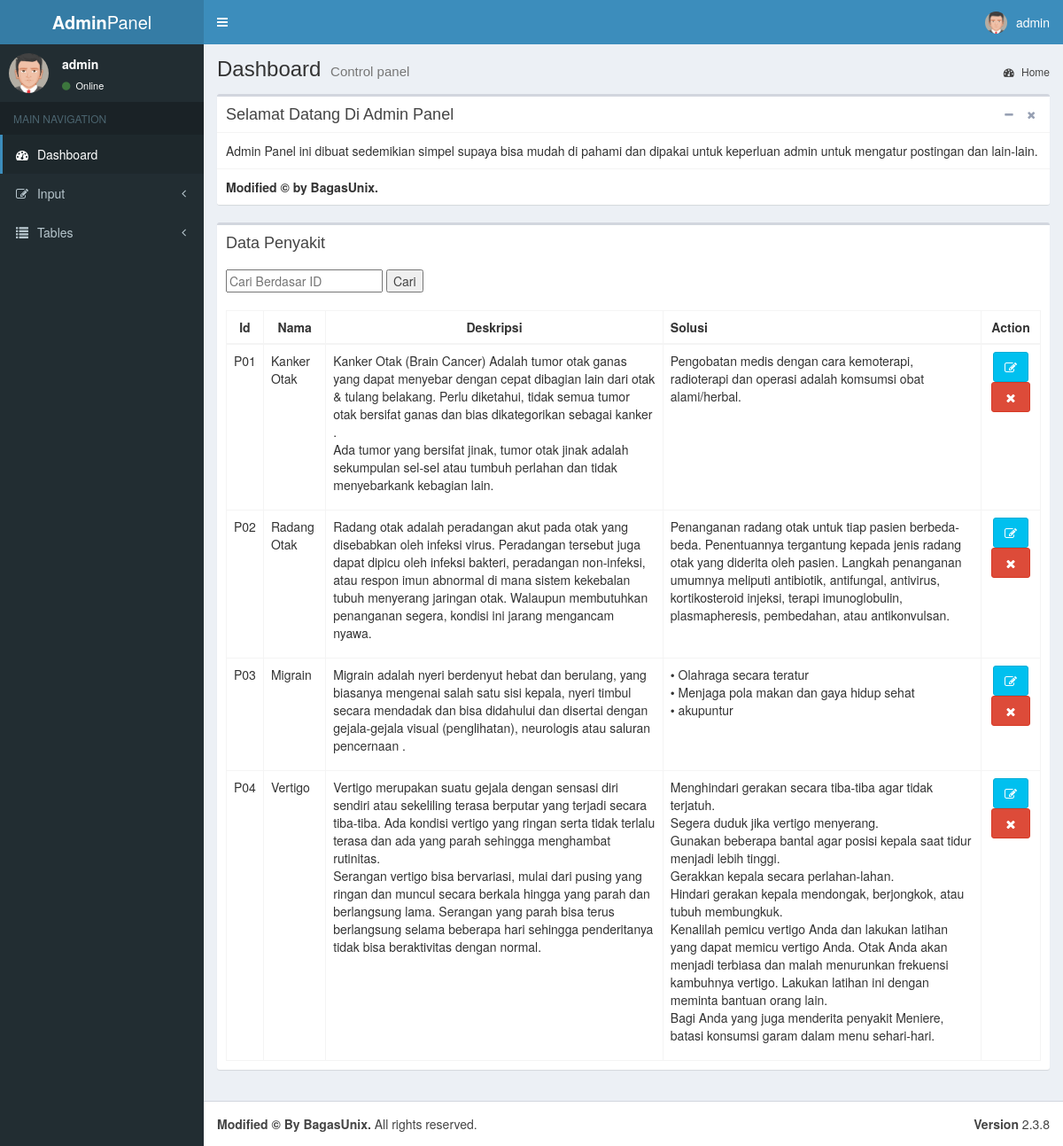
Page /adminweb/index.php?page=list-penyakit (signed in) on the committed database.
### tables this page shows
CREATE TABLE `penyakit` (
  `id` varchar(5) NOT NULL,
  `nm_p` varchar(35) NOT NULL,
  `info` text NOT NULL,
  `solusi` text NOT NULL,
  PRIMARY KEY (`id`)
);

### adminweb/pages/menu/tabel/list-penyakit.php (the view, shortened to what this page needs)
      <div class="row">
    <div class="col-xs-12">
        <div class="box">
            <div class="box-header">
              <h3 class="box-title">Data Penyakit</h3>
              <form method="post" action="">
            <br><input type="text" name="input_cari" placeholder="Cari Berdasar ID" />
            <input type="submit" name="cari" value="Cari"/>
            </form>
            </div>
            <div class="box-body">
              <table id="example2" class="table table-bordered table-hover">
                <thead>
                <tr>
                  <th><center>Id</center></th>
                  <th><center>Nama</center></th>
                  <th><center>Deskripsi</center></th>
                  <th><canter>Solusi</canter></th>
                  <th><center>Action</center></th>
                </thead>
                <tbody>
    <?php
    $input_cari = @$_POST['input_cari'];
    $cari = @$_POST['cari'];
    if($cari) {
    if($input_cari != "") {
    $query=mysqli_query($koneksi,"SELECT * FROM penyakit WHERE id LIKE '%$input_cari%'");
    }else{
      $query=mysqli_query($koneksi,"SELECT * FROM penyakit ORDER BY id ASC");
    }
    }else{
      $query = mysqli_query($koneksi, "SELECT * FROM penyakit ORDER BY id ASC");
    }
    if (mysqli_num_rows($query) > 0){
    while($data = mysqli_fetch_array($query)){
    echo "<tr>";
    echo "<td>".$data['id']."</td>";
    echo "<td>".$data['nm_p']."</td>";
    echo "<td>".$data['info']."</td>";
    echo "<td>".$data['solusi']."</td>";
    echo "<td style='text-align:center'><a href='index.php?page=editor&id=".$data['id']."'><span data-placement='top' data-toggle='tooltip' title='Edit'><button class='btn btn-info'><span class='fa fa-edit'></span></button><span></a>
    <span data-placement='top' data-toggle='tooltip' title='Hapus'><button
    onClick='hapus(\"".$data['id']."\")' data-target='#muncul' class='btn btn-danger' data-toggle='modal'><span class='fa fa-fw fa-close'></span></button><span></a></td>";
    echo "</tr>";
  }
 }
?>
                </tbody>
              </table>
            </div>
          </div>
              </div>

### rows in the picture
penyakit: id "P01", nm_p "Kanker Otak", info "Kanker Otak (Brain Cancer) Adalah tumor otak ganas yang dapat menyebar dengan cepat dibagian lain dari otak & tulang belakang. Perlu diketahui, tidak semua tumor otak bersifat ganas dan bias dikategorikan sebagai kanker . Ada tumor yang bersifat jinak, tumor otak jinak adalah sekumpulan sel-sel atau tumbuh perlahan dan tidak menyebarkank kebagian lain.", solusi "Pengobatan medis dengan cara kemoterapi, radioterapi dan operasi adalah komsumsi obat alami/herbal."
penyakit: id "P02", nm_p "Radang Otak", info "Radang otak adalah peradangan akut pada otak yang disebabkan oleh infeksi virus. Peradangan tersebut juga dapat dipicu oleh infeksi bakteri, peradangan non-infeksi, atau respon imun abnormal di mana sistem kekebalan tubuh menyerang jaringan otak. Walaupun membutuhkan penanganan segera, kondisi ini jarang mengancam nyawa.", solusi "Penanganan radang otak untuk tiap pasien berbeda-beda. Penentuannya tergantung kepada jenis radang otak yang diderita oleh pasien. Langkah penanganan umumnya meliputi antibiotik, antifungal, antivirus, kortikosteroid injeksi, terapi imunoglobulin, plasmapheresis, pembedahan, atau antikonvulsan."
penyakit: id "P03", nm_p "Migrain", info "Migrain adalah nyeri berdenyut hebat dan berulang, yang biasanya mengenai salah satu sisi kepala, nyeri timbul secara mendadak dan bisa didahului dan disertai dengan gejala-gejala visual (penglihatan), neurologis atau saluran pencernaan .", solusi "• Olahraga secara teratur • Menjaga pola makan dan gaya hidup sehat • akupuntur"
penyakit: id "P04", nm_p "Vertigo", info "Vertigo merupakan suatu gejala dengan sensasi diri sendiri atau sekeliling terasa berputar yang terjadi secara tiba-tiba. Ada kondisi vertigo yang ringan serta tidak terlalu terasa dan ada yang parah sehingga menghambat rutinitas. Serangan vertigo bisa bervariasi, mulai dari pusing yang ringan dan muncul secara berkala hingga yang parah dan berlangsung lama. Serangan yang parah bisa terus berlangsung selama beberapa hari sehingga penderitanya tidak bisa beraktivitas dengan normal.", solusi "Menghindari gerakan secara tiba-tiba agar tidak terjatuh. Segera duduk jika vertigo menyerang. Gunakan beberapa bantal agar posisi kepala saat tidur menjadi lebih tinggi. Gerakkan kepala secara perlahan-lahan. Hindari gerakan kepala mendongak, berjongkok, atau tubuh membungkuk. Kenalilah pemicu vertigo Anda dan lakukan latihan yang dapat memicu vertigo Anda. Otak Anda akan menjadi terbiasa dan malah menurunkan frekuensi kambuhnya vertigo. Lakukan latihan ini dengan meminta bantuan orang lain. Bagi Anda yang juga menderita penyakit Meniere, batasi konsumsi garam dalam menu sehari-hari."

### other values in the picture
$_SESSION['admin'] "admin"
